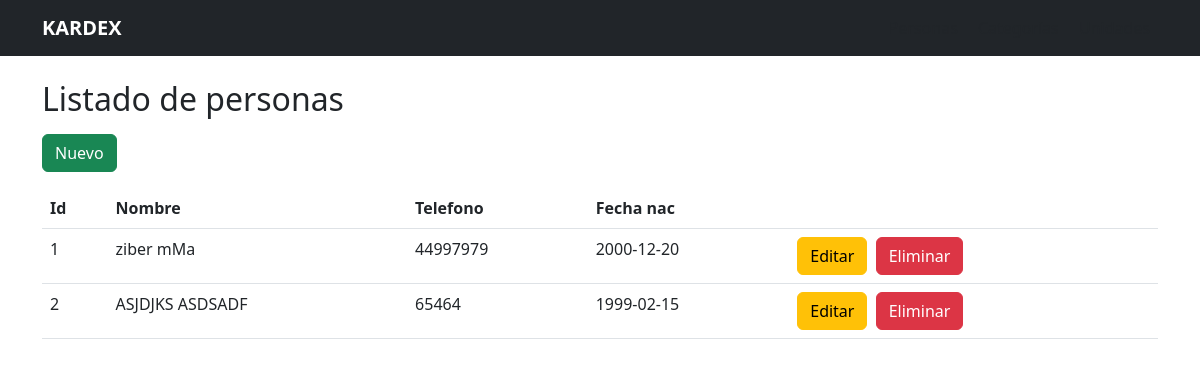
The app's page /personas, older data.
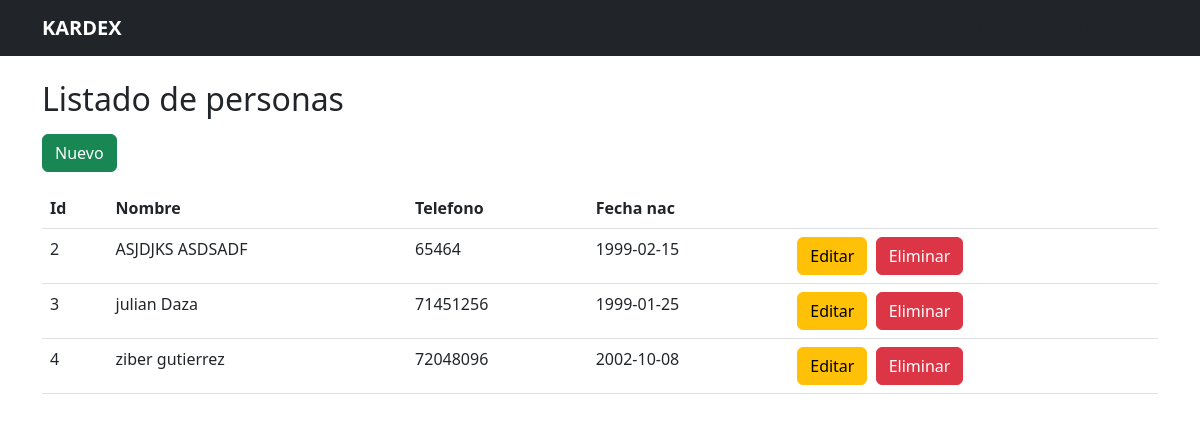
The same page, newer data.
### tables this page shows
CREATE TABLE personas (
            id INTEGER PRIMARY KEY AUTOINCREMENT,
            nombre TEXT NOT NULL,
            apellido TEXT NOT NULL,
            telefono TEXT,
            fecha_nacimiento DATE NOT NULL
        );

### app.py (the view)
@app.route("/personas")
def personas_index():
    conn = sqlite3.connect("kardex.db")
    conn.row_factory = sqlite3.Row
    cursor = conn.cursor()
    cursor.execute("SELECT * FROM personas")
    personas = cursor.fetchall()
    conn.close()
    return render_template("personas/index.html", personas=personas)

### templates/personas/index.html
{% include "header.html" %}
<h2 class="mb-3">Listado de personas</h2>
<a href="/personas/create" class="btn btn-success mb-3">Nuevo</a>
<table class="table">
    <thead>
        <tr>
            <th>Id</th>
            <th>Nombre</th>
            <th>Telefono</th>
            <th>Fecha nac</th>
            <th></th>
        </tr>
    </thead>
    <tbody>
    {% for p in personas %}
        <tr>
            <td>{{ p.id }}</td>
            <td>{{ p.nombre }} {{ p.apellido }}</td>
            <td>{{ p.telefono }}</td>
            <td>{{ p.fecha_nacimiento }}</td>
            <td>
                <a href="/personas/edit/{{p.id}}" class="btn btn-warning">Editar</a>
                <a href="/personas/delete/{{p.id}}" class="btn btn-danger ms-1"
                   onclick="return confirm('¿Está seguro???')">Eliminar</a>
            </td>
        </tr>
    {% endfor %}
    </tbody>
</table>
{% include "footer.html" %}

### templates/header.html (shortened to what this page needs)
<!DOCTYPE html>
<html lang="es">
<head>
    <link href="https://cdn.jsdelivr.net/npm/bootstrap@5.3.0/dist/css/bootstrap.min.css" rel="stylesheet">
</head>
<body>
<nav class="navbar navbar-expand-lg navbar-dark bg-dark">
    <div class="container">
        <a class="navbar-brand fw-bold" href="/">KARDEX</a>
        <div class="ms-auto">
            <a class="nav-link d-inline px-2" href="/personas">Personas</a>
            <a class="nav-link d-inline px-2" href="/categorias">Categorías</a>
            <a class="nav-link d-inline px-2" href="/unidades">Unidades</a>
        </div>
    </div>
</nav>
<div class="container mt-4">

### templates/footer.html
</div>
</body>
</html>

Row changes from the older to the newer data that the page shows:
removed personas: id "1", nombre "ziber", apellido "mMa", telefono "44997979", fecha_nacimiento "2000-12-20"
added personas: id "3", nombre "julian", apellido "Daza", telefono "71451256", fecha_nacimiento "1999-01-25"
added personas: id "4", nombre "ziber", apellido "gutierrez", telefono "72048096", fecha_nacimiento "2002-10-08"
